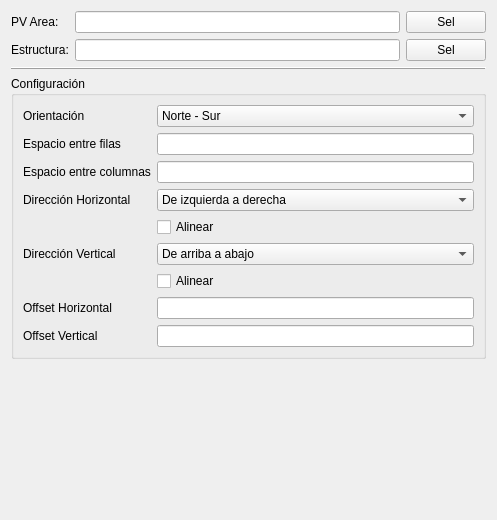
<?xml version="1.0" encoding="UTF-8"?>
<ui version="4.0">
 <class>Form</class>
 <widget class="QWidget" name="Form">
  <property name="geometry">
   <rect>
    <x>0</x>
    <y>0</y>
    <width>497</width>
    <height>520</height>
   </rect>
  </property>
  <property name="windowTitle">
   <string>Placement - Configuración</string>
  </property>
  <layout class="QGridLayout" name="gridLayout">
   <item row="1" column="1">
    <widget class="QLineEdit" name="editFrame"/>
   </item>
   <item row="0" column="0">
    <widget class="QLabel" name="label">
     <property name="text">
      <string>PV Area:</string>
     </property>
    </widget>
   </item>
   <item row="1" column="0">
    <widget class="QLabel" name="label_3">
     <property name="text">
      <string>Estructura:</string>
     </property>
    </widget>
   </item>
   <item row="4" column="1">
    <spacer name="verticalSpacer">
     <property name="orientation">
      <enum>Qt::Vertical</enum>
     </property>
     <property name="sizeHint" stdset="0">
      <size>
       <width>20</width>
       <height>40</height>
      </size>
     </property>
    </spacer>
   </item>
   <item row="1" column="2">
    <widget class="QPushButton" name="buttonFrame">
     <property name="text">
      <string>Sel</string>
     </property>
    </widget>
   </item>
   <item row="0" column="1">
    <widget class="QLineEdit" name="editPVArea"/>
   </item>
   <item row="2" column="0" colspan="3">
    <widget class="QFrame" name="frame_2">
     <property name="frameShape">
      <enum>QFrame::HLine</enum>
     </property>
     <property name="frameShadow">
      <enum>QFrame::Raised</enum>
     </property>
    </widget>
   </item>
   <item row="3" column="0" colspan="3">
    <widget class="QGroupBox" name="groupBox">
     <property name="title">
      <string>Configuración</string>
     </property>
     <layout class="QGridLayout" name="gridLayout_2">
      <item row="3" column="0">
       <widget class="QLabel" name="label_6">
        <property name="text">
         <string>Espacio entre columnas</string>
        </property>
       </widget>
      </item>
      <item row="4" column="0">
       <widget class="QLabel" name="label_2">
        <property name="text">
         <string>Dirección Horizontal</string>
        </property>
       </widget>
      </item>
      <item row="8" column="1">
       <widget class="QLineEdit" name="editOffsetHorizontal"/>
      </item>
      <item row="5" column="1">
       <widget class="QCheckBox" name="alignH">
        <property name="text">
         <string>Alinear</string>
        </property>
       </widget>
      </item>
      <item row="9" column="0">
       <widget class="QLabel" name="label_9">
        <property name="text">
         <string>Offset Vertical</string>
        </property>
       </widget>
      </item>
      <item row="4" column="1">
       <widget class="QComboBox" name="comboDirH">
        <item>
         <property name="text">
          <string>De izquierda a derecha</string>
         </property>
        </item>
        <item>
         <property name="text">
          <string>De derecha a izquiera</string>
         </property>
        </item>
        <item>
         <property name="text">
          <string>De centro a los lados</string>
         </property>
        </item>
       </widget>
      </item>
      <item row="8" column="0">
       <widget class="QLabel" name="label_7">
        <property name="text">
         <string>Offset Horizontal</string>
        </property>
       </widget>
      </item>
      <item row="6" column="1">
       <widget class="QComboBox" name="comboDirV">
        <item>
         <property name="text">
          <string>De arriba a abajo</string>
         </property>
        </item>
        <item>
         <property name="text">
          <string>De abajo a arriba</string>
         </property>
        </item>
        <item>
         <property name="text">
          <string>Del centro a los lados</string>
         </property>
        </item>
       </widget>
      </item>
      <item row="6" column="0">
       <widget class="QLabel" name="label_11">
        <property name="text">
         <string>Dirección Vertical</string>
        </property>
       </widget>
      </item>
      <item row="3" column="1">
       <widget class="QLineEdit" name="editGapCols"/>
      </item>
      <item row="2" column="1">
       <widget class="QLineEdit" name="editGapRows"/>
      </item>
      <item row="9" column="1">
       <widget class="QLineEdit" name="editOffsetVertical"/>
      </item>
      <item row="7" column="1">
       <widget class="QCheckBox" name="alignV">
        <property name="text">
         <string>Alinear</string>
        </property>
       </widget>
      </item>
      <item row="2" column="0">
       <widget class="QLabel" name="label_5">
        <property name="text">
         <string>Espacio entre filas</string>
        </property>
       </widget>
      </item>
      <item row="0" column="1">
       <widget class="QComboBox" name="comboOrientation">
        <item>
         <property name="text">
          <string>Norte - Sur</string>
         </property>
        </item>
        <item>
         <property name="text">
          <string>Este - Oeste</string>
         </property>
        </item>
       </widget>
      </item>
      <item row="0" column="0">
       <widget class="QLabel" name="label_4">
        <property name="text">
         <string>Orientación</string>
        </property>
       </widget>
      </item>
     </layout>
    </widget>
   </item>
   <item row="0" column="2">
    <widget class="QPushButton" name="buttonPVArea">
     <property name="text">
      <string>Sel</string>
     </property>
    </widget>
   </item>
  </layout>
 </widget>
 <resources/>
 <connections/>
</ui>
